Frame 1 (no input): blank canvas, image omitted
Frame 60 (no input): blank canvas, image omitted
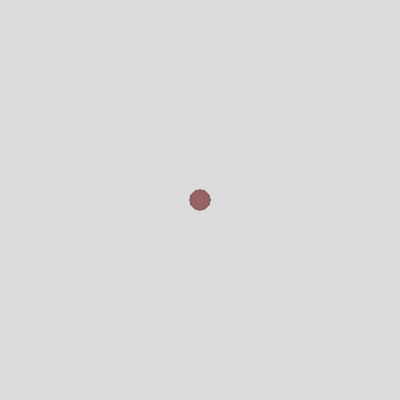
Frame 120 (the mouse pressed at the canvas centre since frame 60)

The p5.js sketch whose frames 1 and 60 were blank and that drew this single picture after the mouse press (run headless with seeded random() and noise() and a simulated clock; from frame 60 on, the mouse is pressed at the canvas centre):

// p5.js sketch
// ── sketch.js


let x=0
let y=0

function setup() {
  createCanvas(400, 400);
  frameRate(60)
  background(220)
}

function mousePressed(){
  stroke(1)
  noFill()
  ellipse(mouseX,mouseY, 20)
  x=mouseX
  y=mouseY
}

function mouseReleased(){
  stroke(1)
  noFill()
  ellipse(mouseX,mouseY, 20)
  line(x,y,mouseX,mouseY)
}

function draw() {
  //background(220);
  if(mouseIsPressed){
    let d=dist(pmouseX,pmouseY,mouseX,mouseY)
    //line(pmouseX,pmouseY,mouseX,mouseY)
    strokeWeight(d/3)
    let ellipseColour=color(150, 100, 100, 100)
    fill(ellipseColour)
    noStroke()
    ellipse(mouseX,mouseY, 20)
    
  }
  strokeWeight(1)
}
